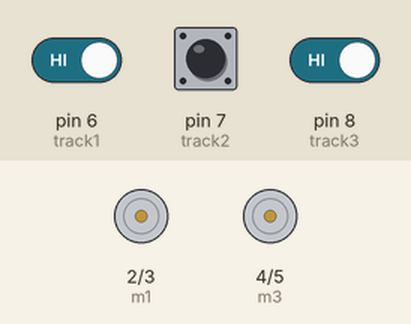
Bench run of a sketch on a simulated Arduino Uno, built with avr-gcc and run on an emulated ATmega328P. On the bench: motor-driver pin pairs drawn as motors (green arrow = first pin HIGH = forward, orange = second pin HIGH = backward, longer = more drive). Inputs (shaded band) come from the test bench; at power-on: pin 6 (track1) HIGH, pin 8 (track3) HIGH, pin 7 (track2) HIGH.

Above: at 1.2 s.
1.3 s: pin 6 (track1) driven LOW
At 1.8 s:
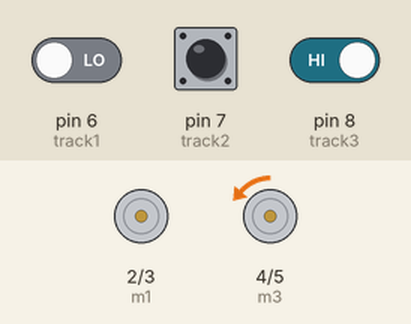
2.8 s: pin 8 (track3) driven LOW
At 4.0 s:
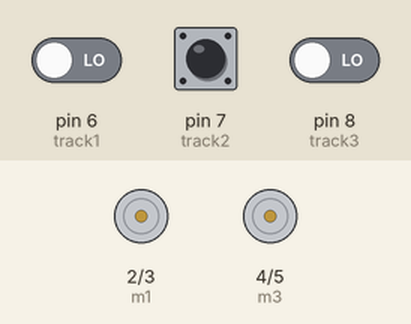
4.3 s: pin 6 (track1) driven HIGH
At 5.3 s:
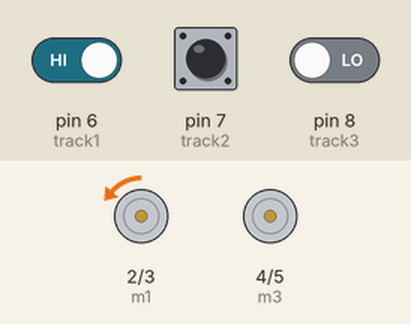
Timing chart, 0 to 7.3 s (numbered marks = the images above; inputs shaded):
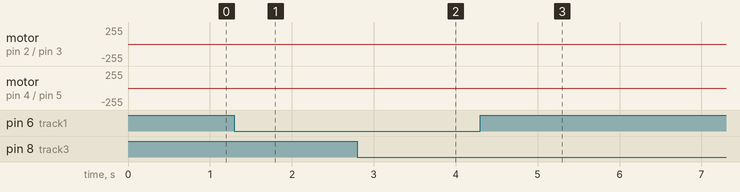

The sketch:

3Line_forward.ino
```cpp
int m1=2;
int m2=3;
int m3=4;
int m4=5;
int track1=6;
int track2=7;
int track3=8;


void setup() {
  pinMode(m1,OUTPUT);
  pinMode(m2,OUTPUT);
  pinMode(m3,OUTPUT);
  pinMode(m4,OUTPUT);
  pinMode(track1,INPUT);
  pinMode(track2,INPUT);
  pinMode(track3,INPUT);

}

void up(){
  analogWrite(m1,HIGH);
  analogWrite(m2,LOW);
  analogWrite(m3,HIGH);
  analogWrite(m4,LOW);
  }

void left(){
  analogWrite(m1,HIGH);
  analogWrite(m2,LOW);
  analogWrite(m3,LOW);
  analogWrite(m4,HIGH);
  }

void right(){
  analogWrite(m1,LOW);
  analogWrite(m2,HIGH);
  analogWrite(m3,HIGH);
  analogWrite(m4,LOW);
  }


void st(){
  analogWrite(m1,LOW);
  analogWrite(m2,LOW);
  analogWrite(m3,LOW);
  analogWrite(m4,LOW);
  }


void loop() {

int val1=digitalRead(track1);
int val2=digitalRead(track2);
int val3=digitalRead(track3);

if (val1==0&&val2==0&&val3==0){
  up();
  }

else if (val1==1&&val2==0&&val3==0){
  right();
  }

else if (val1==0&&val2==1&&val3==0){
  st();
  }

else if (val1==1&&val2==1&&val3==0){
  right();
  }

else if (val1==0&&val2==0&&val3==1){
  left();
  }

else if (val1==1&&val2==0&&val3==1){
  up();
  }

else if (val1==0&&val2==1&&val3==1){
  left();
  }


else if (val1==1&&val2==1&&val3==1){
  st();
  }


}
```

Measured:
- after the input at 1.3 s, motor on pin 4 (m3) / pin 5 (m4): stopped → backward 1/255 at once
- after the input at 2.8 s, motor on pin 4 (m3) / pin 5 (m4): backward 1/255 → stopped at once
- after the input at 4.3 s, motor on pin 2 (m1) / pin 3 (m2): stopped → backward 1/255 at once
